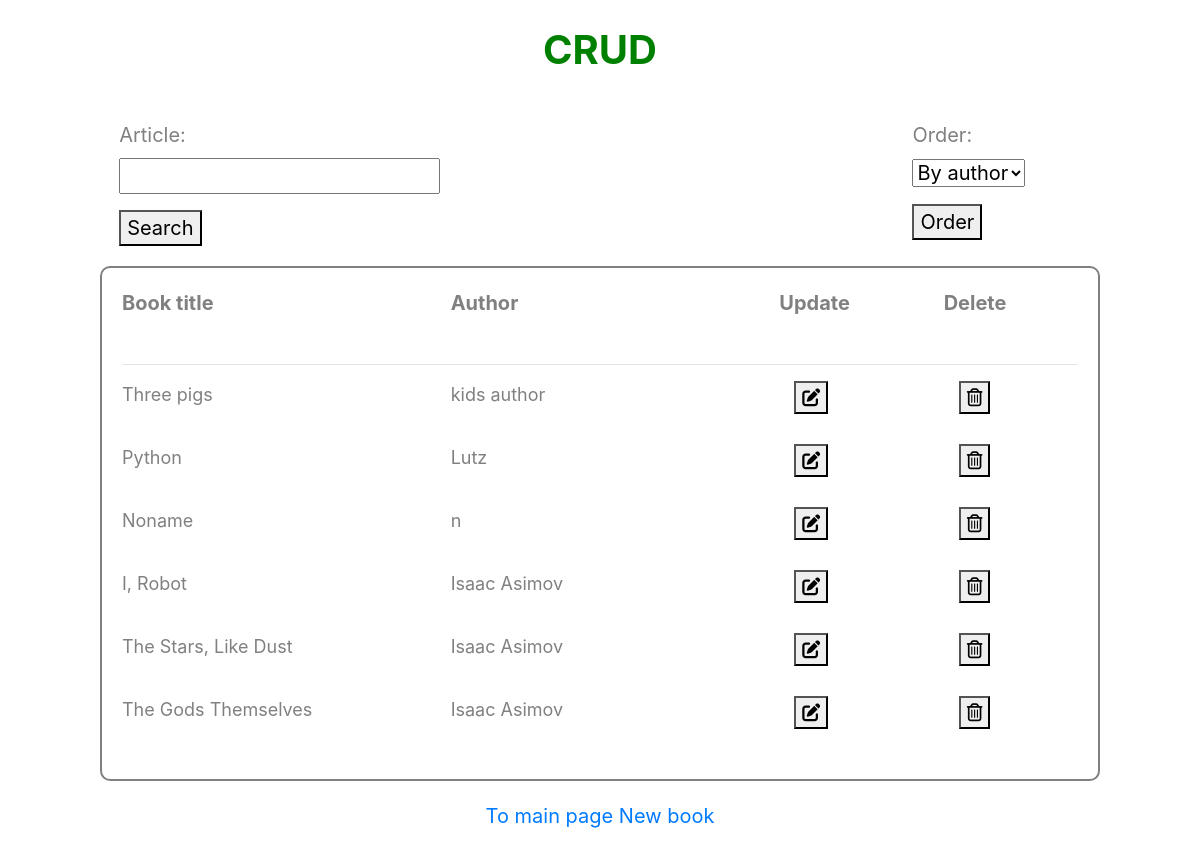
The page /book_list/ on the database its author committed.
### bookapp/models.py (models this page shows)
class Book(models.Model):
    text = models.CharField(max_length=25)
    author = models.CharField(max_length=25)
    article = models.CharField(max_length=25)

### bookapp/views.py (the view)
# urls.py: path('book_list/', BookListView.as_view(), name='book_list'),
class BookListView(ListView):
    model = Book
    paginate_by = 10
    template_name = 'book_list.html'
    queryset = Book.objects.all()
    def get_queryset(self):
        search = self.request.GET.get('Article')
        order = self.request.GET.get('order')
        if search:
            query = Q(article__icontains=search)
            return Book.objects.filter(query)
        if order in ['article', 'author']:
            return Book.objects.order_by(order)
        else:
            return Book.objects.all()
    def get_context_data(self, **kwargs):
        context = super().get_context_data(**kwargs)
        context.update(
            {'search_form': SearchBoxForm,
             'ordering_form': OrderingForm})
        return context

### templates/book_list.html
{% extends 'base.html' %}
{% block header %}
<div class="row">
    <div class="col-1"></div>
    <div class="col-4">
        <form method="get" action="">
            {{ search_form.as_p }}
            <button type="submit">Search</button>
        </form>
    </div>
    <div class="col-4"></div>
    <div class="col-2">
        <form method="get" action="">
            {{ ordering_form.as_p }}
            <button type="submit">Order</button>
        </form>
    </div>
</div>
{% endblock %}
{% block content %}
<div class="row" style="text-align: left; font-weight: bold;">
    <div class="col-4"> Book title </div>
    <div class="col-4"> Author </div>
    <div class="col-2"> Update </div>
    <div class="col-2"> Delete </div>
</div>
<br>
<hr>
{% for object in page_obj %}
<div class="row" style="text-align: left; font-size: 18px;">
    <div class="col-4">{{object.article}}</div>
    <div class="col-4">{{object.author}}</div>
    <div class="col-2" style="padding: 0 0 0 30px;">
        <form method="post" action="{% url 'book_update' object.id %}">{% csrf_token %}<button><i
                    class="fas fa-edit"></i></button></form>
    </div>
    <div class="col-2" style="padding: 0 0 0 30px;">
        <form method="post" action="{% url 'book_delete' object.id %}">{% csrf_token %}<button><i
                    class="far fa-trash-alt"></i></button></form>
    </div>
</div>
<br>
{% endfor %}
{% endblock %}
{% block links %}
<a href="{% url 'index' %}">To main page</a>
<a href="{% url 'book_create' %}">New book</a>
{% endblock%}

### templates/base.html (shortened to what this page needs)
<!DOCTYPE html>
<html lang="en">
<head>
    <link rel="stylesheet" href="https://stackpath.bootstrapcdn.com/bootstrap/4.3.1/css/bootstrap.min.css"
>
</head>
<div style="padding:20px; color:green; text-align:center; font-size: 40px; font-weight: bold;">CRUD</div>
<div style="padding:20px; color:gray; text-align:left; font-size: 20px;">
    {% block header %}
    {% endblock%}
</div>
<div
    style="padding:20px; color:gray; text-align:center; font-size: 20px; border:2px solid; border-radius:10px; margin: 0 100px 0 100px;">
    {% block content %}
    {% endblock %}
</div>
<div style="padding:20px; color:gray; text-align:center; font-size: 20px;">
    {% block links %}
    {% endblock%}
</div>
</body>
</html>

### rows shown on the page
Book: article "Three pigs", author "kids author"
Book: article "Python", author "Lutz"
Book: article "Noname", author "n"
Book: article "I, Robot", author "Isaac Asimov"
Book: article "The Stars, Like Dust", author "Isaac Asimov"
Book: article "The Gods Themselves", author "Isaac Asimov"
